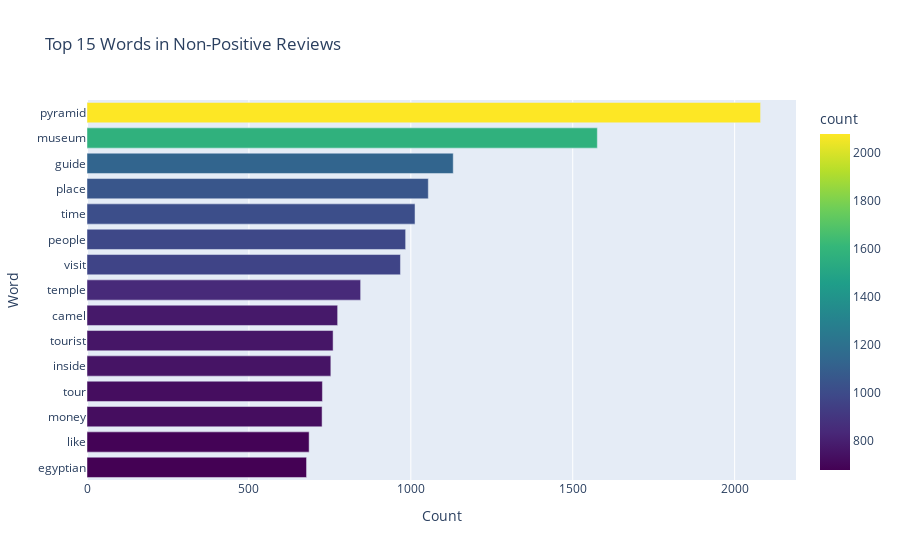

The notebook cell saved with this chart:
### Code cell
# Interactive bar chart for word frequency in non-positive reviews
fig = px.bar(non_positive_df.head(15), x='count', y='word', orientation='h',
            title='Top 15 Words in Non-Positive Reviews',
            color='count', color_continuous_scale='viridis')  # Replaced 'rocket' with 'viridis'

fig.update_layout(
    yaxis={'categoryorder':'total ascending'},
    xaxis_title='Count',
    yaxis_title='Word',
    font=dict(size=12)
)

fig.show()

### Figure 1 — Plotly figure (JSON) as saved in the notebook; plotly's stock layout.template omitted (floating-point values rounded to 4 significant figures)
{"data": [{"hovertemplate": "count=%{marker.color}<br>word=%{y}<extra></extra>", "legendgroup": "", "marker": {"color": [2080, 1576, 1131, 1054, 1013, 984, 968, 845, 774, 760, 753, 727, 726, 686, 678], "coloraxis": "coloraxis", "pattern": {"shape": ""}}, "name": "", "orientation": "h", "showlegend": false, "textposition": "auto", "type": "bar", "x": [2080, 1576, 1131, 1054, 1013, 984, 968, 845, 774, 760, 753, 727, 726, 686, 678], "xaxis": "x", "y": ["pyramid", "museum", "guide", "place", "time", "people", "visit", "temple", "camel", "tourist", "inside", "tour", "money", "like", "egyptian"], "yaxis": "y"}], "layout": {"barmode": "relative", "coloraxis": {"colorbar": {"title": {"text": "count"}}, "colorscale": [[0, "#440154"], [0.1111, "#482878"], [0.2222, "#3e4989"], [0.3333, "#31688e"], [0.4444, "#26828e"], [0.5556, "#1f9e89"], [0.6667, "#35b779"], [0.7778, "#6ece58"], [0.8889, "#b5de2b"], [1, "#fde725"]]}, "font": {"size": 12}, "legend": {"tracegroupgap": 0}, "title": {"text": "Top 15 Words in Non-Positive Reviews"}, "xaxis": {"anchor": "y", "domain": [0, 1], "title": {"text": "Count"}}, "yaxis": {"anchor": "x", "categoryorder": "total ascending", "domain": [0, 1], "title": {"text": "Word"}}}}
